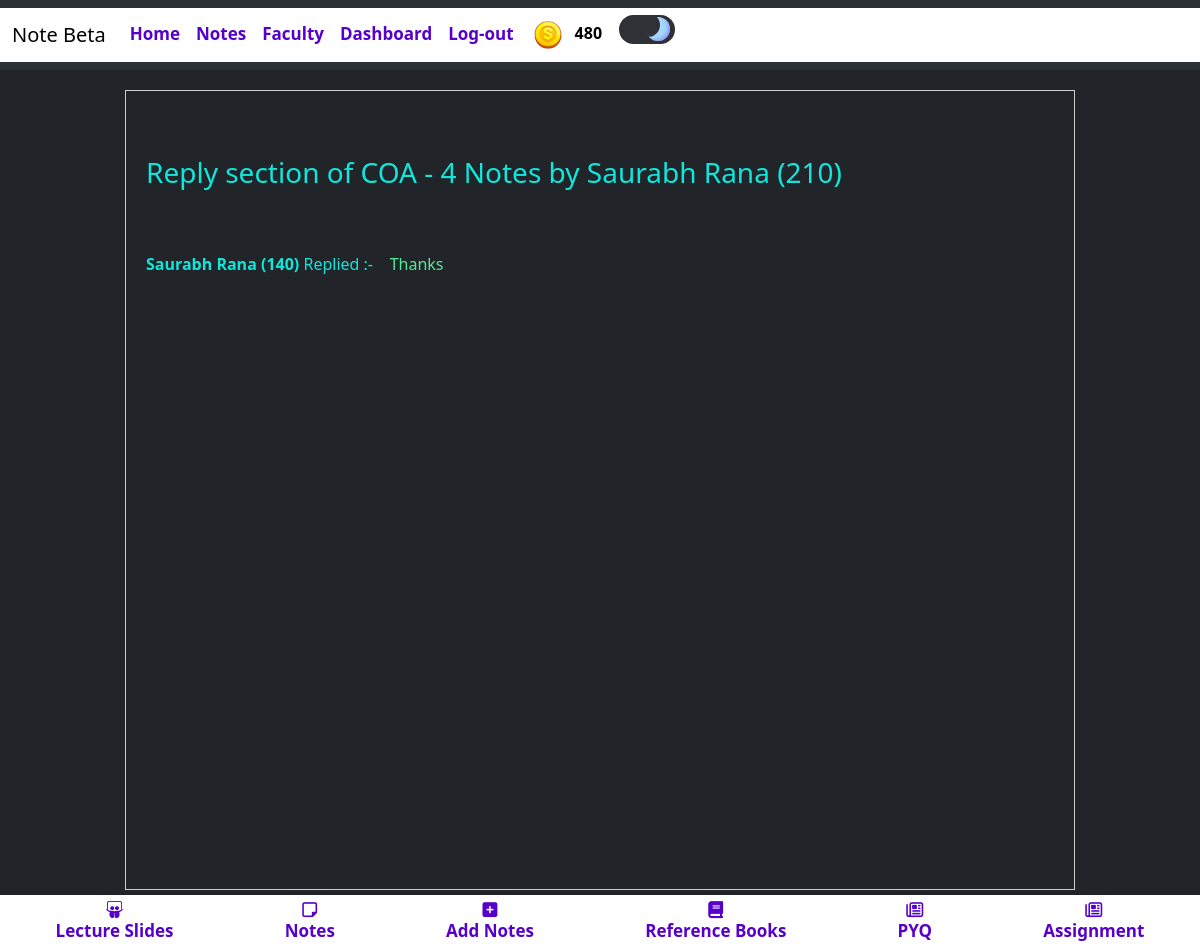
Page /seeRply/sahil-chalke-260-2/ (signed in) on the committed database.
### blogapp/models.py (models this page shows, shortened)
class UserAccount(AbstractBaseUser, PermissionsMixin):
    email = models.CharField(max_length = 50,unique=True)
    name = models.CharField(max_length=200)
    is_active = models.BooleanField(default=True)
    is_mod = models.BooleanField(default=False)
    is_nUser = models.BooleanField(default=True)
    is_staff = models.BooleanField(default=False)
    coins_scored = models.IntegerField(default=100,null=True,blank=True)
    rank = models.IntegerField(default=0)
    bookmarks = models.ManyToManyField('blogapp.Notes', blank=True)
    is_emailVerified = models.BooleanField(default=False)
    objects = UserAccountManager()
    USERNAME_FIELD = 'email'
    REQUIRED_FIELDS = ['name']
    def __str__(self):
        return f"{self.name} ({self.coins_scored})"

class Notes(models.Model):
    typ = (
        ('Assignment','Assignment'),
        ('Experiment','Experiment'),
        ('Notes','Notes'),
        ('ReferenceBook','Reference Book'),
        ('LectureSlides','Lecture Slides'),
        ('PYQ','PYQ'),
    )
    mods = (
        ('1','1'),
        ('2','2'),
        ('3','3'),
        ('4','4'),
        ('5','5'),
        ('6','6'),
    )
    desc = models.TextField(max_length=500,null=True,blank=True)
    mod = models.CharField(max_length=5,choices=mods,null=True,blank=True)
    file = models.FileField(upload_to='notes/')
    author = models.ForeignKey(UserAccount,on_delete=models.CASCADE)
    status = models.BooleanField(default=False)
    likes = models.ManyToManyField(UserAccount,related_name="notes_like",default=0)
    views = models.PositiveIntegerField(default=0)
    buy=models.ManyToManyField(UserAccount,related_name="buy_notes")
    typeN = models.CharField(max_length=50,null=True,blank=True,choices=typ)
    docid = models.CharField(max_length=300,null=True,blank=True)
    sub =  models.ForeignKey(Subject,on_delete=models.CASCADE,null=True,blank=True)
    slug = AutoSlugField(populate_from = 'sub',unique=True,null=True,default=None)
    nDetail = models.CharField(max_length=100,null=True,blank=True)
    def __str__(self):
        niu = f'{self.sub.name} - {self.mod} {self.typeN} by {self.author}'
        return niu

class Subject(models.Model):
    name = models.CharField(max_length=50)
    teacher = models.CharField(max_length=50)
    teacherurl = models.CharField(max_length=300,null=True,blank=True)
    img = models.ImageField(upload_to='subImage/',null=True,blank=True)

class CmntReply(models.Model):
    cmtRply = models.ForeignKey(UserAccount,on_delete=models.CASCADE)
    cmntR = models.TextField()
    frR = models.TextField()
    slug = AutoSlugField(populate_from = 'cmntR',unique = True)

### blogapp/views.py (the view)
# urls.py: path('seeRply/<slug:slug>/',views.seeRply,name='seeRply'),
def seeRply(request,slug):
    cmt = Comment.objects.get(slug=slug)
    note = Notes.objects.get(slug = cmt.note.slug)
    cmtR = CmntReply.objects.filter(cmtRply = cmt.fromU)
    context = {
        'cmnt' : cmtR,
        'note' : note,
    }
    return render(request,'components/cmntReply.html',context)

### templates/components/cmntReply.html (shortened to what this page needs)
{% extends 'index.html' %}
{% block content %}
          <!DOCTYPE html>
          <html>
            <head>
            </head>
            <body>
              <div id="container">
    <div class="row" style="margin-top: 5%; ">
        <h3>Reply section  of {{note}}</h3>
        <br><br><br><br>
        {% for x in cmnt %}
            <p><b>{{x.frR}}</b> Replied :- &nbsp;&nbsp;&nbsp;<a style="color: rgb(83, 235, 146);">{{x.cmntR}}</a></p>
        {% endfor %}
    </div>
</div>
</body>
</html>
{% endblock %}

### templates/components/header.html (shortened to what this page needs)
{% load static %}
<nav class="navbar navbar-expand-lg bg-body-tertiary" >
    <div class="container-fluid" style="background-color: white;">
      <a class="navbar-brand mb-0 h1" href="{% url 'notes'%}" style="color: black;">Note Beta</a>
      <div class="collapse navbar-collapse" id="navbarTogglerDemo03">
        <ul class="navbar-nav me-auto mb-2 mb-lg-0" >
          {% if user.is_authenticated %}
          <li class="nav-item">
            <a class="nav-link abc" href="{% url 'home' %}" >Home</a>
          </li>
          <li class="nav-item" >
            <a class="nav-link abc" href="{% url 'notes' %}" >Notes</a>
          </li>
          <li class="nav-item" >
            <a class="nav-link abc" href="{% url 'teacher' %}" >Faculty</a>
          </li>
          <li class="nav-item" >
            <a class="nav-link abc" href="{% url 'dashboard' %}" >Dashboard</a>
          </li>
          <li class="nav-item">
            <a class="nav-link abc" href="{% url 'logout' %}" >Log-out</a>
          </li>
          {% endif %}
          {% if user.is_authenticated %}
          <table class="coins">
          <th>
          <img src="{% static 'images/coin.png' %}" alt="">
          </th>
          <th>
          <p class="cna" id="cna" style="color: black;">{{ user.coins_scored }}</p>
          </th>
          </table>
    {% endif %}
            <label class="switch">
              <span class="slider"></span>
            </label>
      </div>
    </div>
  </nav>

### templates/components/header.html (style rules this page uses)
.nav-link { margin-top: 5px; color: #5500cb; font-size: 17px; font-weight: bold; }
.coins { width: 3px; }
.cna { margin-top: 12px; font-weight: bold; }
.switch { margin-left: 1em; margin-top: 7px; --width-of-switch: 3.5em; --height-of-switch: 1.8em; --size-of-icon: 1.4em; --slider-offset: 0.3em; position: relative; width: var(--width-of-switch); height: var(--height-of-switch); }
.slider { position: absolute; cursor: pointer; top: 0; left: 0; right: 0; bottom: 0; background-color: #f4f4f5; transition: .4s; border-radius: 30px; }
.slider:before { position: absolute; content: ""; height: var(--size-of-icon,1.4em); width: var(--size-of-icon,1.4em); border-radius: 20px; left: var(--slider-offset,0.3em); top: 50%; transform: translateY(-50%); background: linear-gradient(40deg,#ff0080,#ff8c00 70%); ; transition: .4s; }
input:checked + .slider { background-color: #303136; }
input:checked + .slider:before { left: calc(100% - (var(--size-of-icon,1.4em) + var(--slider-offset,0.3em))); background: #303136; box-shadow: inset -3px -2px 5px -2px #8983f7, inset -10px -4px 0 0 #a3dafb; }

### templates/components/cmntReply.html (style rules this page uses)
#container { margin-top: 50px; width: 950px; height: 800px; border: 1px solid #ccc; padding: 20px; margin: 20px auto; }
.row { color: rgb(17, 230, 219); }

### templates/components/notesBottomNav.html (style rules this page uses)
i,span { color: #5500cb; font-size: 17px; font-weight: bold; }

### rows in the picture
UserAccount: coins_scored "480"
Notes: sub+mod+typeN "COA - 4 Notes by Saurabh Rana (210)"
CmntReply: frR "Saurabh Rana (140)", cmntR "Thanks"
